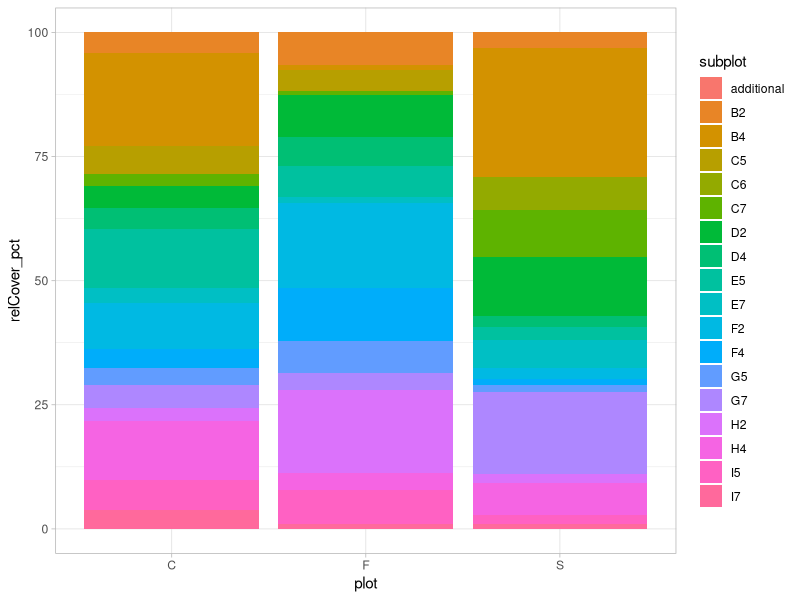
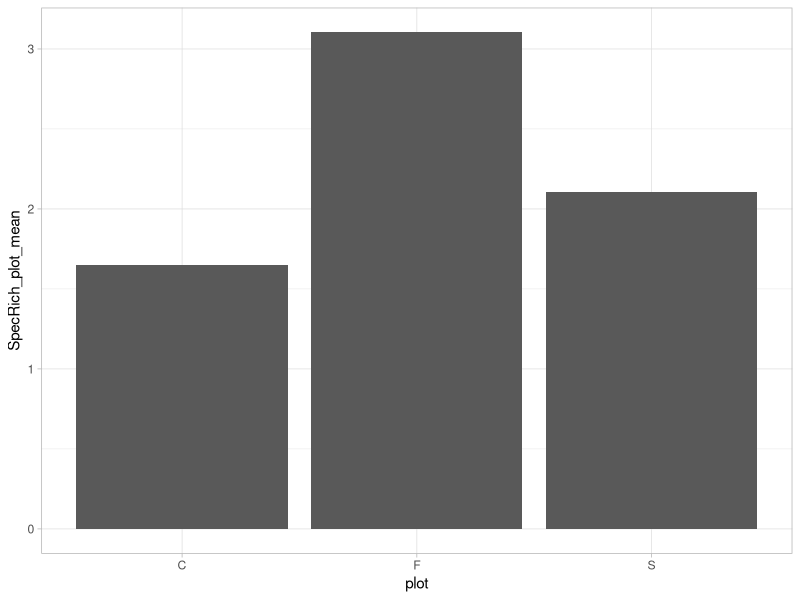
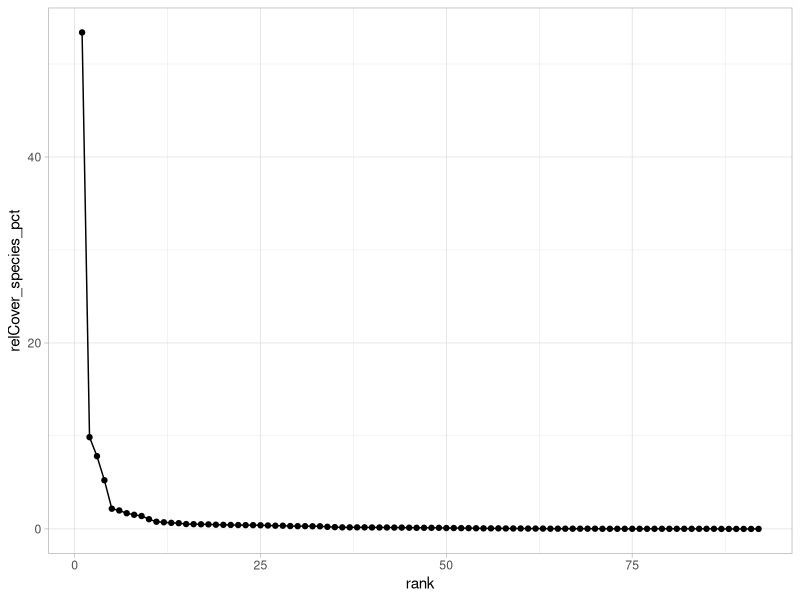
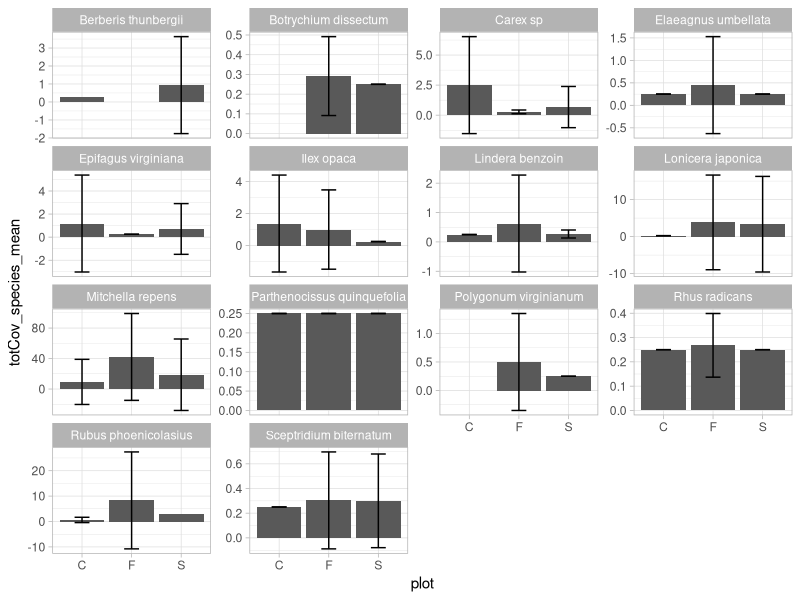

Write R code to recreate these figures, in order.
## ---- chunk 1
knitr::opts_chunk$set(echo = TRUE)
## ---- chunk 2
knitr::opts_knit$set(root.dir = 'C:\\Users\\louis\\OneDrive\\Documents\\UNCG\\Ecological Research\\UNCG_DataWrangling') #setting working directory for all chunks
library(tidyverse) #loading tidyverse
theme_set(theme_light()) #setting a light theme for graphs
## ---- chunk 3
DF <- read.csv('TEMPEST_SERC_understory sppcomp_2021.csv') # import the data file

Species <- DF %>% 
  distinct(species, .keep_all = FALSE)    # filter all unique species and delete everything else

Species2 <- Species[grepl("^[A-Z][a-z]+ [a-z][a-z]+", Species$species), ]
# ^[A-Z][a-z]+ matches the first word that starts with an upper case letter, and [a-z][a-z]+ matches the second word that starts with a lower case letter. The + indicates that the pattern should match one or more characters. The ^ and $ indicate the start and end of the string, respectively, ensuring that the pattern matches the entire string. The grepl() function returns a logical vector indicating which elements in the column match the pattern, and we use this to subset the original dataframe to keep only the desired rows.

DF2 <- DF %>% 
  mutate(workCol = paste(plot, subplot, sep= "-"))    # add a column with plot and subplot separated by '-'

DF2$plot <- ifelse(DF2$plot =="C", "control", ifelse(DF2$plot == "F", "freshwater inundation", "saltwater inundation"))         # change col plot to make them legible

TrtmtInfo <- select(DF2, plot, workCol)      # create new DF with cols plot and workCol
TrtmtInfo <- TrtmtInfo %>% 
  distinct()
## ---- chunk 4

DF3 <- DF %>% 
  distinct()            #Remove duplicates in a subplot
DF4 <-DF3               # take a copy of the dataframe with all duplicates removed

#remove rows where species does not start with a capital letter
DF3$Cap <- grepl("^[A-Z]", DF3$species)
DF3 <- DF3[DF3$Cap, ]

sec_word <- gsub("^\\w+\\s(\\w+).*$", "\\1", DF3$species)  # extract second word
stWLower <- grepl("^[a-z]", sec_word)   # check if second word starts with lowercase
DF3$SecLow <- stWLower       #add result as column to data frame
DF3 <- DF3[DF3$SecLow, ]    # remove rows where 2nd word of Species does not start with lower case
DF3 <- DF3 %>% 
  select(-Cap, -SecLow)

CoverCalc <- DF3 %>% 
  group_by(plot, subplot) %>% 
  summarise(totCov_subplot = sum(cover, na.rm=TRUE),
            totCov_subplot_mean = mean(cover, na.rm = TRUE),
            totCov_subplot_sd = sd(cover, na.rm = TRUE)) %>%
  ungroup() %>% 
  mutate(totCov_subplot_se = 1.96*totCov_subplot_sd) %>%
  group_by(plot) %>%
  mutate(relCover_pct = totCov_subplot / sum(totCov_subplot) * 100) %>%
  ungroup()

SpecRich_plot <- DF4 %>%                              #starting from the dataframe with the duplicates removed, SpecRich_plot calculates the richness at plot level ((including the additional species not found in the subplot data).)
  group_by(plot) %>% 
  summarise(SpecRich_plot_tot = sum(cover, na.rm=TRUE),
            SpecRich_plot_mean = mean(cover, na.rm = TRUE),
            SpecRich_plot_sd = sd(cover, na.rm = TRUE)) %>%
  ungroup() %>% 
  mutate(SpecRich_plot_se = 1.96*SpecRich_plot_sd)
## ---- chunk 5
ggplot(data=CoverCalc, aes(x= plot, y=relCover_pct, fill=subplot)) +
  geom_bar(stat = 'identity')
## ---- chunk 6
ggplot(SpecRich_plot, aes(x=plot,  y=SpecRich_plot_mean)) + 
  geom_bar(stat = 'identity')
## ---- chunk 7

RelCovr <- DF3 %>%  # calc average relative coverage per species across all plots 
  group_by(species) %>% 
  summarise(totCov_species = sum(cover, na.rm=TRUE)) %>%  
  ungroup() %>% 
  mutate(relCover_species_pct = totCov_species / sum(totCov_species) * 100) %>%   #calculate the % cover per species across all plots
  arrange(-relCover_species_pct) %>%   #order from high to low
  mutate(rank = row_number())  #add a column to rank:numbers 1 to ... 

ggplot(RelCovr, aes(x = rank, y = relCover_species_pct)) + 
  geom_point()+
  geom_line()
## ---- chunk 8
RelCovr_plot2 <-DF3 %>%   # calc average relative coverage per species per plot 
  group_by(plot, species) %>% 
  summarise(totCov_species = sum(cover, na.rm=TRUE),
            totCov_species_mean = mean(cover, na.rm = TRUE),
            totCov_species_sd = sd(cover, na.rm = TRUE)) %>%
  ungroup() %>% 
  mutate(totCov_species_se = 1.96*totCov_species_sd) 

#prepare a data frame to plot only the species requested
RelCovr_plot3 <- subset(RelCovr_plot2, species %in% c("Berberis thunbergii", "Botrychium dissectum", "Carex sp", "Elaeagnus umbellata", "Epifagus virginiana", "Gallium circaezans", "Ilex opaca", "Lindera benzoin", "Lonicera japonica", "Mitchella repens", "Parthenocissus quinquefolia", "Polygonum virginianum", "Rhus radicans", "Rubus phoenicolasius", "Sceptridium biternatum", "Symphotrichium lateriflorum"))

ggplot(RelCovr_plot3, aes(x=plot, y = totCov_species_mean)) +
  geom_bar(stat = 'identity') +
  geom_errorbar(aes(ymin=totCov_species_mean - totCov_species_se,
                  ymax=totCov_species_mean + totCov_species_se,
                  width=0.3))+
  facet_wrap(~species, scales = "free_y")
